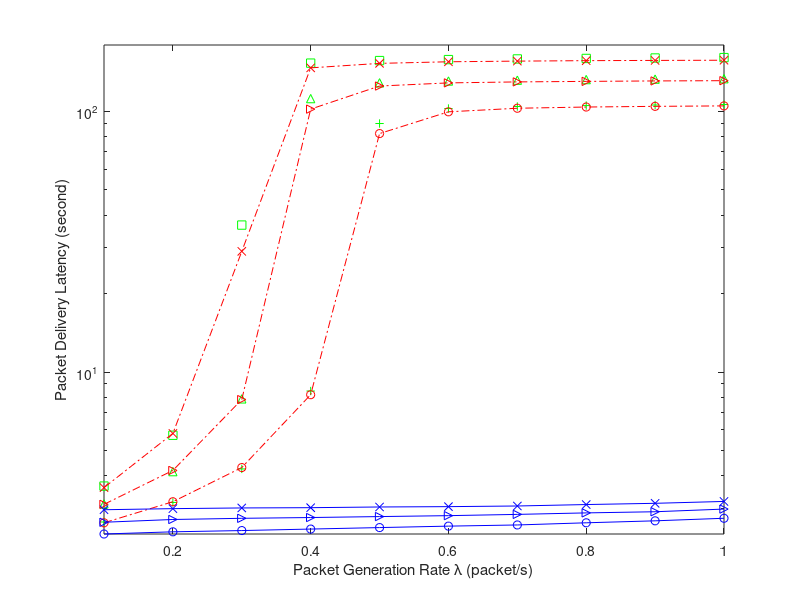

Recreate this plot in MATLAB. (Note: this script raises an error after producing the figure.)
% Plot Packet delivery latency, chain topology, 10 hops, \xi = 14, 17, 20,fixed arrival rate=0.1:0.1:1
% PRI-basic, PRI-ASM (adaptive schedule maintaince)
analysis_14=[2.6576	3.1584	4.2485	8.4565	89.9323	102.6769	104.5324	105.3794	105.9235	106.3376];
analysis_18=[3.118	4.1479	7.8902	112.0889	128.8515	130.9413	131.9278	132.5955	133.1293	133.5955];
analysis_22=[3.6503	5.7197	36.6564	153.3624	156.8683	158.2322	159.1229	159.8366	160.4667	161.0519];
basic_14=[2.638808466	3.179062947	4.299745909	8.185073345	82.28309504	99.73532038	102.9278741	104.0369179	104.669373	105.0932456];
basic_18=[3.106366213	4.191748725	7.840280213	102.1458818	125.2596259	128.7752037	129.9042449	130.5084788	131.0284679	131.3239764];
basic_22=[3.600313575	5.813010995	29.05226202	147.076172	153.0322109	155.2086864	156.1011109	156.749693	157.0716539	157.3315849];
asm_14=[2.390059534	2.436761875	2.463931487	2.496791792	2.529667044	2.562247482	2.588942376	2.638956919	2.685313307	2.74659871];
asm_18=[2.651705086	2.717274521	2.745649673	2.764558945	2.788051496	2.810898502	2.842360471	2.880288892	2.909690085	2.979058655];
asm_22=[2.961829073	2.99052225	3.008984784	3.01609608	3.034822914	3.043956019	3.061458356	3.100722047	3.134767001	3.187055092];

figure;
hold off;
arrival_rate=0.1:0.1:1;
semilogy(arrival_rate,analysis_14,'g+');
hold on;
plot(arrival_rate,analysis_18,'g^');
plot(arrival_rate,analysis_22,'gs');

plot(arrival_rate,basic_14,'ro-.');
plot(arrival_rate,basic_18,'r>-.');
plot(arrival_rate,basic_22,'rx-.');


plot(arrival_rate,asm_14,'bo-');
plot(arrival_rate,asm_18,'b>-');
plot(arrival_rate,asm_22,'bx-');

% set(gca,'XTick',0.05:0.05:0.5);
% set(gca,'XTickLabel',0.05:0.05:0.5);
%set(gca,'Xdir','reverse')
axis([0.1 1 0 180]);
xlabel('Packet Generation Rate \lambda (packet/s)');
ylabel('Packet Delivery Latency (second)');
legend('model, basic, {{\it{\xi}} = 14}','model, basic, {{\it{\xi}} = 18}','model, basic, {{\it{\xi}} = 22}', ...
    'sim, basic, {{\it{\xi}} = 14}','sim, basic, {{\it{\xi}} = 18}','sim, basic, {{\it{\xi}} = 22}', ...
    'sim, ASM, {{\it{\xi}} = 14}','sim, ASM, {{\it{\xi}} = 18}','sim, ASM, {{\it{\xi}} = 22}',4);
% grid on;
